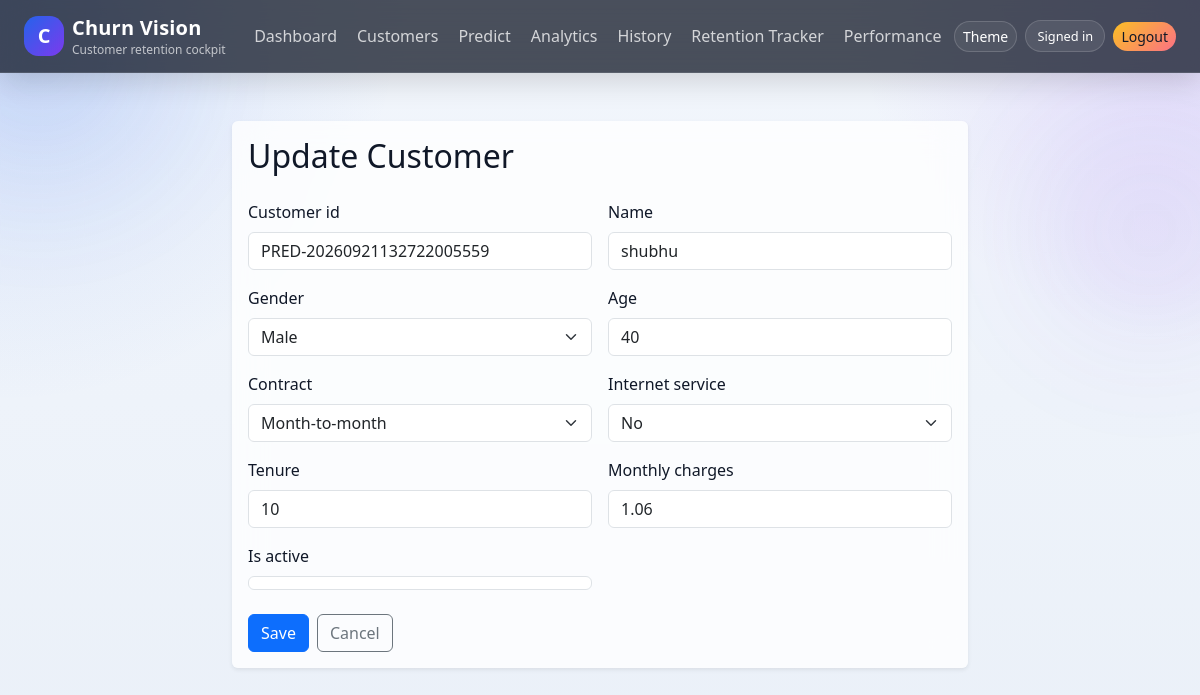
Screenshot of /customers/8/edit/ (signed in) with the database file from the repository.
### churnapp/models.py (models this page shows, shortened)
class Customer(models.Model):
    GENDER_CHOICES = [("Male", "Male"), ("Female", "Female")]
    CONTRACT_CHOICES = [
        ("Month-to-month", "Month-to-month"),
        ("One year", "One year"),
        ("Two year", "Two year"),
    ]
    INTERNET_CHOICES = [
        ("DSL", "DSL"),
        ("Fiber optic", "Fiber optic"),
        ("No", "No"),
    ]
    PREDICTION_CHOICES = [("Stay", "Stay"), ("Churn", "Churn")]
    RISK_CHOICES = [("Low", "Low"), ("Medium", "Medium"), ("High", "High")]
    customer_id = models.CharField(max_length=30, unique=True)
    name = models.CharField(max_length=120)
    gender = models.CharField(max_length=10, choices=GENDER_CHOICES)
    age = models.PositiveIntegerField()
    contract = models.CharField(max_length=30, choices=CONTRACT_CHOICES)
    internet_service = models.CharField(max_length=20, choices=INTERNET_CHOICES)
    tenure = models.PositiveIntegerField()
    monthly_charges = models.DecimalField(max_digits=10, decimal_places=2)
    is_active = models.BooleanField(default=True)
    churn_prediction = models.CharField(max_length=10, choices=PREDICTION_CHOICES, blank=True)
    churn_probability = models.FloatField(default=0)
    risk_level = models.CharField(max_length=10, choices=RISK_CHOICES, blank=True)
    recommendation = models.TextField(blank=True)
    last_predicted_at = models.DateTimeField(null=True, blank=True)
    created_at = models.DateTimeField(auto_now_add=True)
    updated_at = models.DateTimeField(auto_now=True)

### churnapp/views.py (the view)
# urls.py: path("customers/<int:pk>/edit/", views.customer_update, name="customer_edit"),
@login_required
def customer_update(request, pk):
    customer = get_object_or_404(Customer, pk=pk)
    if request.method == "POST":
        form = CustomerForm(request.POST, instance=customer)
        if form.is_valid():
            _save_customer_from_form(form)
            messages.success(request, "Customer updated and churn prediction refreshed.")
            return redirect("customer_detail", pk=pk)
    else:
        form = CustomerForm(instance=customer)
    return render(request, "customer_form.html", {"form": form, "title": "Update Customer"})

### churnapp/forms.py
class CustomerForm(BootstrapMixin, forms.ModelForm):
    class Meta:
        model = Customer
        fields = [
            "customer_id",
            "name",
            "gender",
            "age",
            "contract",
            "internet_service",
            "tenure",
            "monthly_charges",
            "is_active",
        ]
    def __init__(self, *args, **kwargs):
        super().__init__(*args, **kwargs)
        self.add_bootstrap()

### churnapp/forms.py (called while the page is built)
    def add_bootstrap(self):
        for field in self.fields.values():
            css = "form-control"
            if isinstance(field.widget, forms.Select):
                css = "form-select"
            field.widget.attrs["class"] = css

### templates/customer_form.html (shortened to what this page needs)
{% extends "base.html" %}
{% block content %}
<div class="row justify-content-center">
  <div class="col-lg-8">
    <div class="card shadow-sm border-0">
      <div class="card-body">
        <h2 class="mb-4">{{ title }}</h2>
        <form method="post">
          <div class="row g-3">
            {% for field in form %}
              <div class="col-md-6">
                <label class="form-label">{{ field.label }}</label>
                {{ field }}
              </div>
            {% endfor %}
          </div>
          <div class="mt-4 d-flex gap-2">
            <button class="btn btn-primary" type="submit">Save</button>
            <a class="btn btn-outline-secondary" href="{% url 'customer_list' %}">Cancel</a>
          </div>
        </form>
      </div>
    </div>
  </div>
</div>
{% endblock %}

### static/css/style.css (style rules this page uses)
:root { --bg: #f2f6fc; --bg-alt: #eaf0f8; --panel: rgba(255, 255, 255, 0.78); --panel-solid: #ffffff; --text: #101828; --muted: #667085; --border: rgba(16, 24, 40, 0.08); --primary: #2563eb; --primary-2: #7c3aed; --accent: #f97316; --success: #16a34a; --danger: #dc2626; --shadow: 0 18px 50px rgba(15, 23, 42, 0.10); }
body { min-height: 100vh; color: var(--text); background: radial-gradient(circle at top left, rgba(37, 99, 235, 0.14), transparent 28%), radial-gradient(circle at top right, rgba(124, 58, 237, 0.14), transparent 24%), linear-gradient(180deg, var(--bg) 0%, var(--bg-alt) 100%); }
body::before { content: ""; position: fixed; inset: 0; background-image: linear-gradient(rgba(255,255,255,0.03) 1px, transparent 1px), linear-gradient(90deg, rgba(255,255,255,0.03) 1px, transparent 1px); background-size: 42px 42px; pointer-events: none; opacity: 0.25; }
.hero-panel, .metric-card, .card, .table-card, .surface { position: relative; z-index: 1; background: var(--panel); backdrop-filter: blur(16px); border: 1px solid var(--border); box-shadow: var(--shadow); color: var(--text); }

### rows the page displays
Customer: form "PRED-20260921132722005559" "shubhu" "Male" "40" "Month-to-month" "No" "10" "1.06" "☑"

### other values shown
{{ title }} "Update Customer"
{{ field.label }} "Customer id" "Name" "Gender" "Age" "Contract" "Internet service" "Tenure" "Monthly charges" "Is active"
